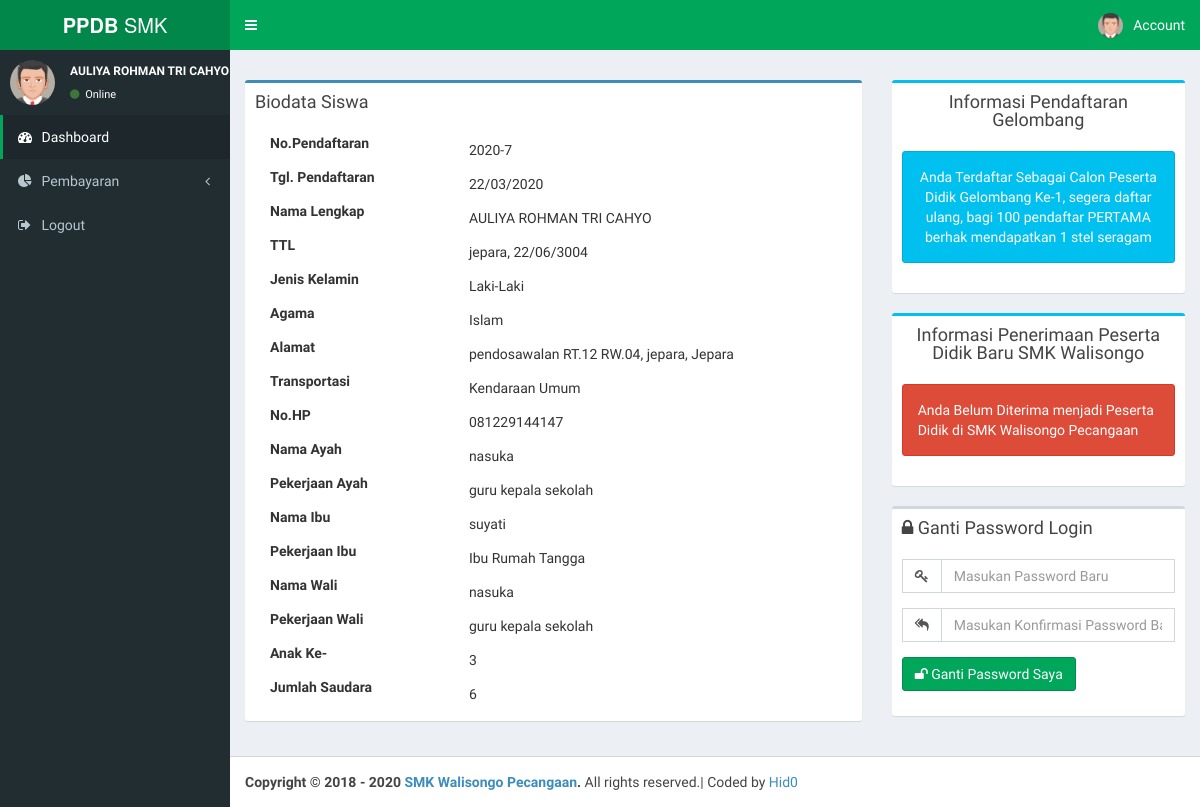
The app's page /siswa.php?page=dashboard (signed in) with its own data.
### tables this page shows
CREATE TABLE `new_students` (
  `id_reg` int(11) NOT NULL,
  `id_pd` varchar(50) NOT NULL,
  `nik` varchar(16) NOT NULL,
  `nama` varchar(50) NOT NULL,
  `jk` varchar(2) NOT NULL,
  `passwd` varchar(100) NOT NULL,
  `tempat_lahir` varchar(25) NOT NULL,
  `tgl_lahir` varchar(20) NOT NULL,
  `agama` varchar(20) NOT NULL,
  `alamat` text NOT NULL,
  `hp_ortu` varchar(14) NOT NULL,
  `hp_siswa` varchar(12) DEFAULT NULL,
  `kendaraan` varchar(30) NOT NULL,
  `ayah` varchar(35) NOT NULL,
  `kerjaan_ayah` varchar(30) NOT NULL,
  `ibu` varchar(35) NOT NULL,
  `kerjaan_ibu` varchar(30) NOT NULL,
  `wali` varchar(35) NOT NULL,
  `kerjaan_wali` varchar(30) NOT NULL,
  `jml_saudara` int(3) NOT NULL,
  `anakke` int(3) NOT NULL,
  `jalur_daftar` varchar(45) NOT NULL,
  `khusus` varchar(35) DEFAULT NULL,
  `jur_pertama` varchar(5) NOT NULL,
  `jur_kedua` varchar(5) NOT NULL,
  `sekolah_asal` varchar(30) NOT NULL,
  `alamatnya` text NOT NULL,
  `akademik` text NOT NULL,
  `nonakademik` text NOT NULL,
  `merokok` varchar(6) NOT NULL,
  `butuh_khusus` varchar(6) NOT NULL,
  `bertato` varchar(6) NOT NULL,
  `buta_warna` varchar(6) NOT NULL,
  `yatim` varchar(6) NOT NULL,
  `kip` varchar(6) NOT NULL,
  `status` varchar(5) NOT NULL,
  `timestamp` timestamp NOT NULL DEFAULT CURRENT_TIMESTAMP ON UPDATE CURRENT_TIMESTAMP
);

### maconfig.php (called while the page is built, shortened)
<?php
function getAsset() {
	return "./assets/";
}
function getCss() {
	return getAsset()."css/";
}
function getImg() {
	return getAsset()."img/";
}
function localdate($tgl) {
	$date = substr($tgl, 8, 2);
	$month = substr($tgl, 5, 2);
	$years = substr($tgl, 0, 4);
	return $date."/".$month."/".$years;
}
?>

### autoload.php (called while the page is built, shortened)
<?php
require_once 'maconfig.php';
$db = new DB_ko;
?>

### lib/db.class.php (called while the page is built, shortened)
<?php
Class DB_ko{
	public $config = array();
	public $connection;
	public function __construct()
	{
		$this->config['pathdb'] = "config/db.conf";
		$this->config['type']   = 1;
		$this->config['variable'] = "@ko_";
	}
	public function connect($host = null , $user = null , $pass = null , $db = null)
	{
		if($host != null && $user != null && $pass != null && $db != null)
		{
			$this->connection = mysqli_connect($host,$user,$pass,$db);
		}else{
		if(file_exists($this->config['pathdb']))
		{
			if($this->config['type'] == 1)
			{
				$c = file_get_contents($this->config['pathdb']);
				$c = str_replace("".$this->config['variable']."","\$",$c);
				$this->connection = mysqli_connect($hostname,$username,$password,$database);
			}elseif($this->config['type'] == 2)
			{
				require $this->config['pathdb'];
				$this->connection = mysqli_connect($hostname,$username,$password,$database);
			}
		}
	}
		return $this->connection;
	}
	public function query($q)
	{
		$r = mysqli_query($this->connect(),$q);
		return $r;
	}
	public function fetch($a)
	{
		$r = mysqli_fetch_array($a);
		return $r;
	}
}
 ?>

### assets/pages/siswa/dashboard.php (the view, shortened to what this page needs)
<?php
$nik = $_SESSION['user_siswa'];
$q = $db->query("SELECT * FROM `new_students` WHERE `new_students`.`nik`='$nik'; ");
$d = $db->fetch($q);
?>
<div class="row">
    <div class="col-md-8">
        <div class="box box-primary">
            <div class="box-header">
                <div class="box-title">Biodata Siswa</div>
            </div>
            <div class="box-body">
                <div class="form-group">
                    <label class="col-sm-4 control-label">No.Pendaftaran</label>
                    <div class="col-sm-8">
                        <p class="form-control-static"><?= date('Y') . '-' . $d['id_reg'] ?></p>
                    </div>
                </div>
                <div class="form-group">
                    <label class="col-sm-4 control-label">Tgl. Pendaftaran</label>
                    <div class="col-sm-8">
                        <p class="form-control-static"><?= localdate($d['timestamp']) ?></p>
                    </div>
                </div>
                <div class="form-group">
                    <label class="col-sm-4 control-label">Nama Lengkap</label>
                    <div class="col-sm-8">
                        <p class="form-control-static"><?= $d['nama'] ?></p>
                    </div>
                </div>
                <div class="form-group">
                    <label class="col-sm-4 control-label">TTL</label>
                    <div class="col-sm-8">
                        <p class="form-control-static"><?= $d['tempat_lahir'] ?>, <?=($d['tgl_lahir'])?></p>
                    </div>
                </div>
                <div class="form-group">
                    <label class="col-sm-4 control-label">Jenis Kelamin</label>
                    <div class="col-sm-8">
                        <?php
                        if($d['jk'] == 'L') {
                            $jk = "Laki-Laki";
                        }elseif($d['jk'] == 'P') {
                            $jk = "Perempuan";
                        }else {
                            $jk = "Unknown";
                        }
                        ?>
                        <p class="form-control-static"><?= $jk ?></p>
                    </div>
                </div>
                <div class="form-group">
                    <label class="col-sm-4 control-label">Agama</label>
                    <div class="col-sm-8">
                        <p class="form-control-static"><?= $d['agama'] ?></p>
                    </div>
                </div>
                <div class="form-group">
                    <label class="col-sm-4 control-label">Alamat</label>
                    <div class="col-sm-8">
                        <p class="form-control-static"><?= $d['alamat'] ?></p>
                    </div>
                </div>
                <div class="form-group">
                    <label class="col-sm-4 control-label">Transportasi</label>
                    <div class="col-sm-8">
                        <p class="form-control-static"><?= $d['kendaraan'] ?></p>
                    </div>
                </div>
                <div class="form-group">
                    <label class="col-sm-4 control-label">No.HP</label>
                    <div class="col-sm-8">
                        <p class="form-control-static"><?= $d['hp_ortu'] ?></p>
                    </div>
                </div>
                <div class="form-group">
                    <label class="col-sm-4 control-label">Nama Ayah</label>
                    <div class="col-sm-8">
                        <p class="form-control-static"><?= $d['ayah'] ?></p>
                    </div>
                </div>
                <div class="form-group">
                    <label class="col-sm-4 control-label">Pekerjaan Ayah</label>
                    <div class="col-sm-8">
                        <p class="form-control-static"><?= $d['kerjaan_ayah'] ?></p>
                    </div>
                </div>
                <div class="form-group">
                    <label class="col-sm-4 control-label">Nama Ibu</label>
                    <div class="col-sm-8">
                        <p class="form-control-static"><?= $d['ibu'] ?></p>
                    </div>
                </div>
                <div class="form-group">
                    <label class="col-sm-4 control-label">Pekerjaan Ibu</label>
                    <div class="col-sm-8">
                        <p class="form-control-static"><?= $d['kerjaan_ibu'] ?></p>
                    </div>
                </div>
                <div class="form-group">
                    <label class="col-sm-4 control-label">Nama Wali</label>
                    <div class="col-sm-8">
                        <p class="form-control-static"><?= $d['wali'] ?></p>
                    </div>
                </div>
                <div class="form-group">
                    <label class="col-sm-4 control-label">Pekerjaan Wali</label>
                    <div class="col-sm-8">
                        <p class="form-control-static"><?= $d['kerjaan_wali'] ?></p>
                    </div>
                </div>
                <div class="form-group">
                    <label class="col-sm-4 control-label">Anak Ke-</label>
                    <div class="col-sm-8">
                        <p class="form-control-static"><?= $d['anakke'] ?></p>
                    </div>
                </div>
                <div class="form-group">
                    <label class="col-sm-4 control-label">Jumlah Saudara</label>
                    <div class="col-sm-8">
                        <p class="form-control-static"><?= $d['jml_saudara'] ?></p>
                    </div>
                </div>
            </div>
        </div>
    </div>
    <div class="col-md-4" style="text-align: center;">
        <div class="box box-info">
            <div class="box-header">
                <div class="box-title">Informasi Pendaftaran Gelombang</div>
            </div>
            <div class="box-body">
                <?php
                if ($d['timestamp'] >= '01-01-2020' && $d['timestamp'] <= '30-04-2020') {
                    echo "<div class=\"alert alert-info\">Anda Terdaftar Sebagai Calon Peserta Didik Gelombang Ke-1, \n segera daftar ulang, bagi 100 pendaftar PERTAMA berhak mendapatkan 1 stel seragam</div>";
                }elseif ($d['timestamp'] >= '01-05-2020' && $d['timestamp'] <= '05-06-2020') {
                    echo "<div class=\"alert alert-info\">Anda Terdaftar Sebagai Calon Peserta Didik Gelombang Ke-2</div>";
                } else {
                    echo "<div class=\"alert alert-info\">Anda Terdaftar Sebagai Calon Peserta Didik Gelombang Ke-3</div>";
                }
                ?>
            </div>
        </div>
    </div>
    <div class="col-md-4">
        <div class="box box-info">
            <div class="box-header">
                <div class="box-title" style="text-align: center;">Informasi Penerimaan Peserta Didik Baru SMK Walisongo</div>
            </div>
            <div class="box-body">
                <?php
                if ($d['status'] == 'lulus') { ?>
                    <div class="alert alert-success">
                        Selamat Anda Diterima menjadi Calon Peserta Didik di SMK Walisongo Pecangaan
                    </div>
                    <?php
                } else if ($d['status'] == 'Tidak') { ?>
                    <div class="alert alert-danger">
                        Anda Belum Diterima menjadi Peserta Didik di SMK Walisongo Pecangaan
                    </div>
                    <?php
                }
                ?>
            </div>
        </div>
    </div>
    <div class="col-md-4">
        <div class="box box-default">
            <div class="box-header">
                <div class="box-title"><span class="fa fa-lock"></span> Ganti Password Login</div>
            </div>
            <div class="box-body">
                <form action="" method="post">
                    <div class="form-group">
                        <div class="input-group">
                            <div class="input-group-addon">
                                <div class="fa fa-key"></div>
                            </div>
                            <input type="password" name="passw" class="form-control" placeholder="Masukan Password Baru" required>
                        </div>
                    </div>
                    <div class="form-group">
                        <div class="input-group">
                            <div class="input-group-addon">
                                <div class="fa fa-mail-reply-all"></div>
                            </div>
                            <input type="password" name="passw_confirm" class="form-control" placeholder="Masukan Konfirmasi Password Baru" required>
                        </div>
                    </div>
                    <div class="form-group">
                        <div class="input-group">
                            <button type="submit" name="gantosPass" class="btn btn-success"><i class="fa fa-unlock"></i> Ganti Password Saya</button>
                        </div>
                    </div>
                </form>
            </div>
        </div>
    </div>
</div>

### assets/pages/siswa/_header.php (shortened to what this page needs)
<!DOCTYPE html>
<html lang="en">
<head>
    <link rel="stylesheet" href="<?= getCss() ?>bootstrap.min.css">
    <link rel="stylesheet" href="<?= getCss() ?>font-awesome.min.css">
    <link rel="stylesheet" href="<?= getCss() ?>ionicons.min.css">
    <link rel="stylesheet" href="<?= getCss() ?>AdminLTE.min.css">
    <link rel="stylesheet" href="<?= getCss() ?>skins/_all-skins.min.css">
</head>
<body class="hold-transition skin-green fixed">
    <div class="wrapper">
        <header class="main-header">
            <a href="?page=dashboard" class="logo">
                <span class="logo-lg"><b>PPDB</b> SMK Walisongo</span>
            </a>
            <nav class="navbar navbar-static-top">
                <a href="#" class="sidebar-toggle" data-toggle="push-menu" role="button">
                </a>
                <div class="navbar-custom-menu">
                    <ul class="nav navbar-nav">
                        <li class="dropdown messages-menu">
                        <li class="dropdown user user-menu">
                            <a href="#" class="dropdown-toggle" data-toggle="dropdown">
                                <img src="<?= getImg() ?>avatar5.png" class="user-image" alt="User Image">
                                <span class="hidden-xs">Account</span>
                            </a>
                                <?php
                                $nik = $_SESSION['user_siswa'];
                                $q = $db->query("SELECT * FROM `new_students` WHERE `new_students`.`nik`='$nik' ");
                                $d = $db->fetch($q);
                                ?>
                        </li>
                    </ul>
                </div>
            </nav>
        </header>
        <aside class="main-sidebar">
            <section class="sidebar">
                <div class="user-panel">
                    <div class="pull-left image">
                        <img src="<?= getImg() ?>avatar5.png" class="img-circle" alt="User Image">
                    </div>
                    <div class="pull-left info">
                        <p style="font-size: 12px;"><?= $d['nama'] ?></p>
                        <a href="#"><i class="fa fa-circle text-success"></i> Online</a>
                    </div>
                </div>
                <ul class="sidebar-menu" data-widget="tree">
                    <li class="<?=$_GET['page'] == 'dashboard' ? "active" : null ?>">
                        <a href="?page=dashboard">
                            <i class="fa fa-dashboard"></i> <span>Dashboard</span>
                        </a>
                    </li>
                    <li class="treeview <?=$_GET['page'] == 'payments' ? "active menu-open" : null ?>">
                        <a href="#">
                            <i class="fa fa-pie-chart"></i>
                            <span>Pembayaran</span>
                            <span class="pull-right-container">
                                <i class="fa fa-angle-left pull-right"></i>
                            </span>
                        </a>
                    </li>
                    <li>
                        <a href="?page=logout">
                            <i class="fa fa-sign-out"></i>
                            <span>Logout</span>
                        </a>
                    </li>
                </ul>
            </section>
        </aside>
        <div class="content-wrapper">

### records on screen
new_students: nama "AULIYA ROHMAN TRI CAHYO", id_reg "7", timestamp "22/03/2020", tempat_lahir "jepara", tgl_lahir "22/06/3004", jk "Laki-Laki", agama "Islam", alamat "pendosawalan RT.12 RW.04, jepara, Jepara", kendaraan "Kendaraan Umum", hp_ortu "081229144147", ayah "nasuka", kerjaan_ayah "guru kepala sekolah", ibu "suyati", kerjaan_ibu "Ibu Rumah Tangga", wali "nasuka", kerjaan_wali "guru kepala sekolah", anakke "3", jml_saudara "6"
